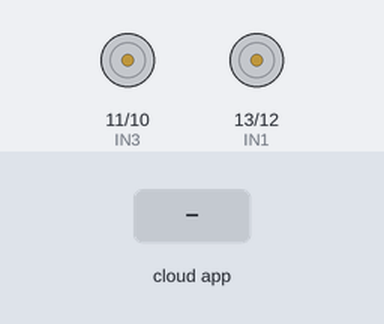
A sketch run on a simulated Arduino Uno, built with avr-gcc and run on an emulated ATmega328P. On the bench: motor-driver pin pairs drawn as motors (green arrow = first pin HIGH = forward, orange = second pin HIGH = backward, longer = more drive). The inputs (shaded band) are chosen by the test bench. The ROS host is connected and sends only what is stated.

Above: at 1.2 s.
1.3 s: the phone or cloud app sets linear.x to -100
At 1.6 s:
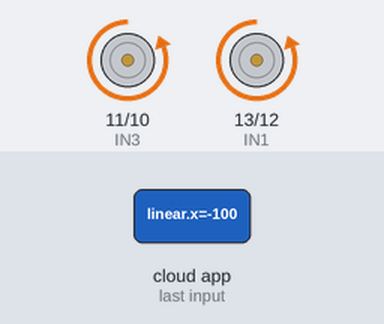
2.8 s: the phone or cloud app sets linear.x to 100
At 3.9 s:
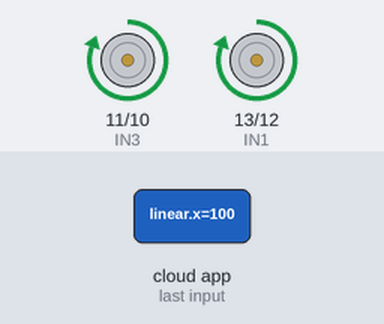
4.3 s: the phone or cloud app sets linear.x to 0
At 5.0 s:
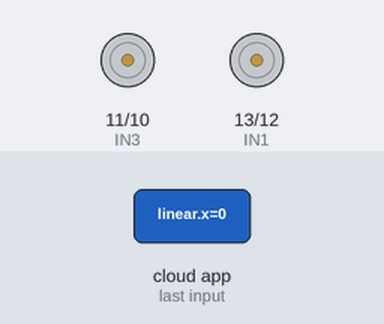
5.8 s: the phone or cloud app sets angular.z to -100
At 6.2 s:
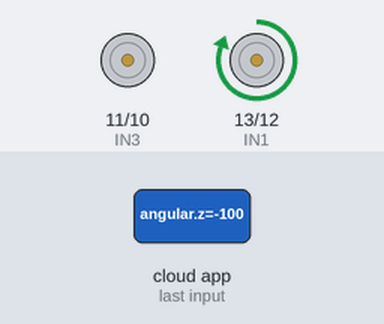
7.3 s: the phone or cloud app sets angular.z to 100
At 8.5 s:
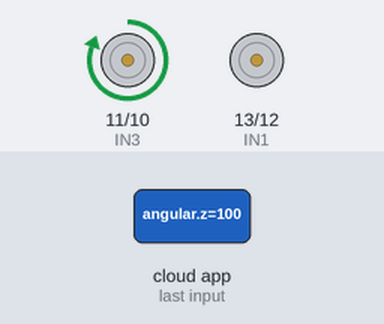
8.8 s: the phone or cloud app sets angular.z to 0
At 9.7 s:
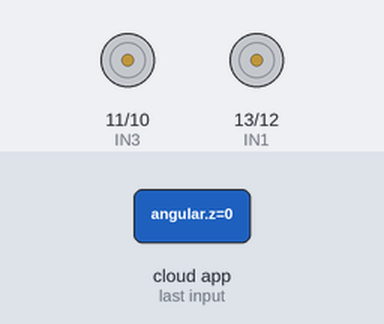
Timing chart, 0 to 11.3 s (numbered marks = the images above; inputs shaded):
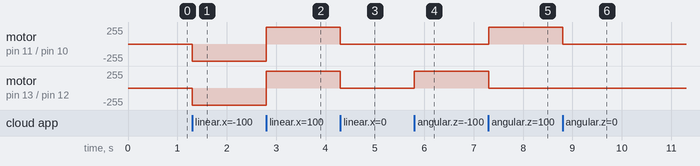

Measured:
- after the input at 1.3 s, motor on pin 11 (IN3) / pin 10 (IN4), motor on pin 13 (IN1) / pin 12 (IN2): stopped → backward 255/255 at once
- after the input at 2.8 s, motor on pin 11 (IN3) / pin 10 (IN4), motor on pin 13 (IN1) / pin 12 (IN2): backward 255/255 → forward 255/255 at once
- after the input at 4.3 s, motor on pin 11 (IN3) / pin 10 (IN4), motor on pin 13 (IN1) / pin 12 (IN2): forward 255/255 → stopped at once
- after the input at 5.8 s, motor on pin 13 (IN1) / pin 12 (IN2): stopped → forward 255/255 at once
- after the input at 7.3 s, motor on pin 11 (IN3) / pin 10 (IN4): stopped → forward 255/255 at once; motor on pin 13 (IN1) / pin 12 (IN2): forward 255/255 → stopped at once
- after the input at 8.8 s, motor on pin 11 (IN3) / pin 10 (IN4): forward 255/255 → stopped at once

The sketch:

ros.ino
```cpp
#include <ros.h>
#include <geometry_msgs/Twist.h>

#define IN1 13
#define IN2 12
#define IN3 11
#define IN4 10

void onTwist(const geometry_msgs::Twist& msg) {
  // forward
  if (msg.linear.x > 0) {
    digitalWrite(IN1, HIGH);
    digitalWrite(IN2, LOW);
    digitalWrite(IN3, HIGH);
    digitalWrite(IN4, LOW);
  }
  // backward
  else if (msg.linear.x < 0) {
    digitalWrite(IN1, LOW);
    digitalWrite(IN2, HIGH);
    digitalWrite(IN3, LOW);
    digitalWrite(IN4, HIGH);
  }
  // right
  else if (msg.angular.z < 0) {
    digitalWrite(IN1, HIGH);
    digitalWrite(IN2, LOW);
    digitalWrite(IN3, LOW);
    digitalWrite(IN4, LOW);

  }
  // left
  else if (msg.angular.z > 0) {
    digitalWrite(IN1, LOW);
    digitalWrite(IN2, LOW);
    digitalWrite(IN3, HIGH);
    digitalWrite(IN4, LOW);
  }
  // stop
  else {
    digitalWrite(IN1, LOW);
    digitalWrite(IN2, LOW);
    digitalWrite(IN3, LOW);
    digitalWrite(IN4, LOW);
  }
}

ros::Subscriber<geometry_msgs::Twist> sub("cmd_vel", onTwist);

ros::NodeHandle nh;

void setup() {
  // put your setup code here, to run once:
  pinMode(IN1, OUTPUT);
  pinMode(IN2, OUTPUT);
  pinMode(IN3, OUTPUT);
  pinMode(IN4, OUTPUT);
  nh.initNode();
  nh.subscribe(sub);
}

void loop() {
  // put your main code here, to run repeatedly:
  nh.spinOnce();
}
```
